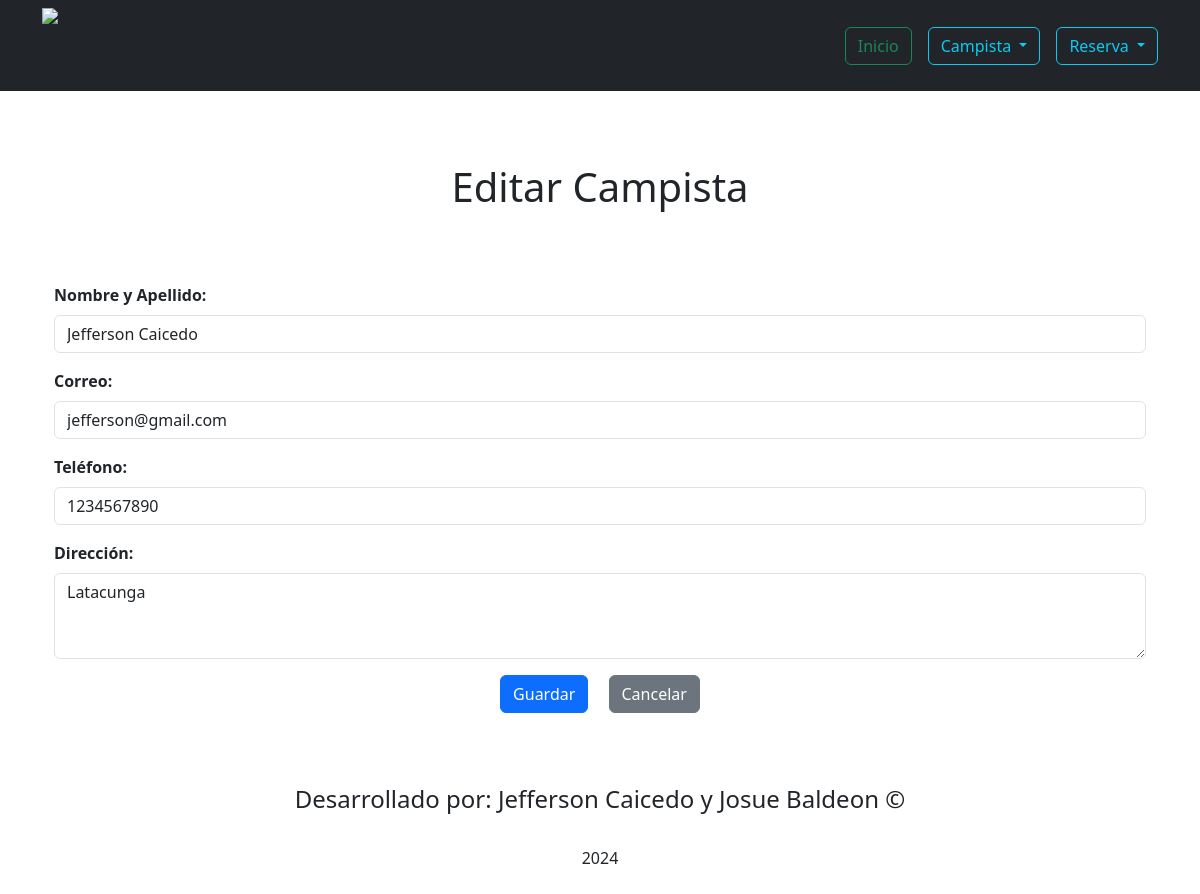
The app's page /editarCampista/1 with its own data.
### Aplicaciones/Camping/models.py (models this page shows, shortened)
class Campista(models.Model):
    idCam = models.AutoField(primary_key=True)
    nombreCampista = models.CharField(max_length=250)
    correoCampista = models.EmailField()
    telefonoCampista = models.CharField(max_length=10)
    direccionCampista = models.TextField()

### Aplicaciones/Camping/views.py (the view)
# urls.py: path('editarCampista/<idCam>',views.editarCampista),
def editarCampista(request,idCam):
    editarCampista=Campista.objects.get(idCam=idCam)
    return render(request,"editarCampista.html", {'campista':editarCampista})

### Aplicaciones/Camping/templates/editarCampista.html (shortened to what this page needs)
{% extends "./plantilla.html" %}
{% block contenido %}
<form action="/procesarEdicionCampista/" id="frm_editar_campista" method="post" class="container mt-5 p-4 ">
    <h1 class="text-center mb-4">Editar Campista</h1>
    <br>
    <br>
    <div class="mb-3">
        <label for="txt_nombre" class="form-label"><b>Nombre y Apellido:</b></label>
        <input type="text" value="{{campista.nombreCampista}}" class="form-control" name="txt_nombre" id="txt_nombre" placeholder="Ingrese su Nombre y Apellido">
    </div>
    <div class="mb-3">
        <label for="txt_correo" class="form-label"><b>Correo:</b></label>
        <input type="email" value="{{campista.correoCampista}}" class="form-control" name="txt_correo" id="txt_correo"
            placeholder="Ingrese el correo electrónico">
    </div>
    <div class="mb-3">
        <label for="txt_telefono" class="form-label"><b>Teléfono:</b></label>
        <input type="number" value="{{campista.telefonoCampista}}" class="form-control" name="txt_telefono" id="txt_telefono"
            placeholder="Ingrese su Teléfono">
    </div>
    <div class="mb-3">
        <label for="txt_direccion" class="form-label"><b>Dirección:</b></label>
        <textarea class="form-control" name="txt_direccion" id="txt_direccion" rows="3"
            placeholder="Ingrese la dirección">{{campista.direccionCampista}}</textarea>
    </div>
    <div class="text-center">
        <button type="submit" class="btn btn-primary me-3">Guardar</button>
        <a href="/listadoCampista/" type="reset" class="btn btn-secondary">Cancelar</a>
    </div>
</form>
{% endblock %}

### records on screen
Campista: txt_nombre "Jefferson Caicedo", txt_correo "jefferson@gmail.com", txt_telefono "1234567890", txt_direccion "Latacunga"
